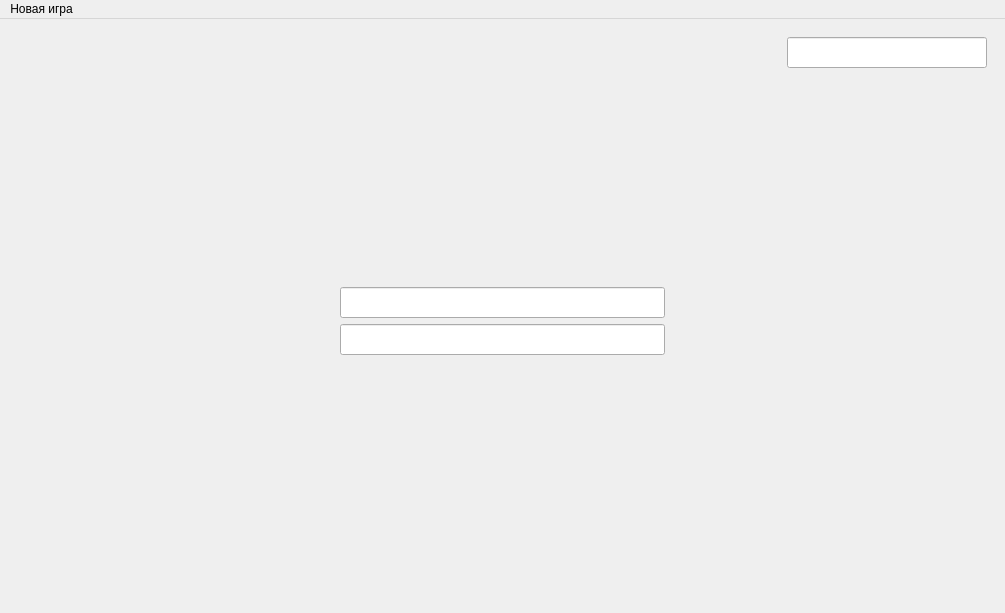
<?xml version="1.0" encoding="UTF-8"?>
<ui version="4.0">
 <class>MainWindow</class>
 <widget class="QMainWindow" name="MainWindow">
  <property name="geometry">
   <rect>
    <x>0</x>
    <y>0</y>
    <width>1005</width>
    <height>613</height>
   </rect>
  </property>
  <property name="mouseTracking">
   <bool>false</bool>
  </property>
  <property name="tabletTracking">
   <bool>false</bool>
  </property>
  <property name="windowTitle">
   <string>Моё приложение </string>
  </property>
  <property name="autoFillBackground">
   <bool>false</bool>
  </property>
  <property name="styleSheet">
   <string notr="true">#MainWindow {border-image:url(:/bg/bg) 0 0 0 0 stretch stretch;}</string>
  </property>
  <widget class="QWidget" name="centralwidget">
   <layout class="QGridLayout" name="gridLayout_2">
    <item row="1" column="2">
     <spacer name="horizontalSpacer_3">
      <property name="orientation">
       <enum>Qt::Horizontal</enum>
      </property>
      <property name="sizeHint" stdset="0">
       <size>
        <width>40</width>
        <height>20</height>
       </size>
      </property>
     </spacer>
    </item>
    <item row="1" column="0">
     <spacer name="horizontalSpacer_2">
      <property name="orientation">
       <enum>Qt::Horizontal</enum>
      </property>
      <property name="sizeHint" stdset="0">
       <size>
        <width>40</width>
        <height>20</height>
       </size>
      </property>
     </spacer>
    </item>
    <item row="1" column="1">
     <layout class="QGridLayout" name="gridLayout">
      <item row="0" column="0">
       <spacer name="verticalSpacer">
        <property name="orientation">
         <enum>Qt::Vertical</enum>
        </property>
        <property name="sizeHint" stdset="0">
         <size>
          <width>20</width>
          <height>187</height>
         </size>
        </property>
       </spacer>
      </item>
      <item row="4" column="0">
       <spacer name="verticalSpacer_2">
        <property name="orientation">
         <enum>Qt::Vertical</enum>
        </property>
        <property name="sizeHint" stdset="0">
         <size>
          <width>20</width>
          <height>249</height>
         </size>
        </property>
       </spacer>
      </item>
      <item row="3" column="0">
       <widget class="QLineEdit" name="lineEditEnterText">
        <property name="maximumSize">
         <size>
          <width>500</width>
          <height>16777215</height>
         </size>
        </property>
        <property name="font">
         <font>
          <pointsize>14</pointsize>
         </font>
        </property>
       </widget>
      </item>
      <item row="1" column="0" rowspan="2">
       <widget class="QLineEdit" name="lineEditOutputText">
        <property name="maximumSize">
         <size>
          <width>500</width>
          <height>16777215</height>
         </size>
        </property>
        <property name="font">
         <font>
          <pointsize>14</pointsize>
         </font>
        </property>
        <property name="text">
         <string/>
        </property>
       </widget>
      </item>
     </layout>
    </item>
    <item row="0" column="0" colspan="3">
     <widget class="QWidget" name="widget" native="true">
      <layout class="QHBoxLayout" name="horizontalLayout_2">
       <item>
        <layout class="QHBoxLayout" name="horizontalLayout">
         <item>
          <spacer name="horizontalSpacer">
           <property name="orientation">
            <enum>Qt::Horizontal</enum>
           </property>
           <property name="sizeHint" stdset="0">
            <size>
             <width>40</width>
             <height>20</height>
            </size>
           </property>
          </spacer>
         </item>
         <item>
          <widget class="QLineEdit" name="lineEdit_2">
           <property name="maximumSize">
            <size>
             <width>200</width>
             <height>16777215</height>
            </size>
           </property>
           <property name="font">
            <font>
             <pointsize>14</pointsize>
            </font>
           </property>
          </widget>
         </item>
        </layout>
       </item>
      </layout>
     </widget>
    </item>
   </layout>
  </widget>
  <widget class="QMenuBar" name="menubar">
   <property name="geometry">
    <rect>
     <x>0</x>
     <y>0</y>
     <width>1005</width>
     <height>26</height>
    </rect>
   </property>
   <widget class="QMenu" name="menu_2">
    <property name="title">
     <string>Новая игра</string>
    </property>
    <widget class="QMenu" name="menu_3">
     <property name="title">
      <string>Режимы </string>
     </property>
     <widget class="QMenu" name="menu_7">
      <property name="title">
       <string>Тренировка слов</string>
      </property>
      <addaction name="action_14"/>
      <addaction name="action_15"/>
      <addaction name="action_17"/>
      <addaction name="action_18"/>
     </widget>
     <widget class="QMenu" name="menu_8">
      <property name="title">
       <string>Тренировка знаков препинания </string>
      </property>
      <addaction name="action_20"/>
      <addaction name="action_21"/>
      <addaction name="action_22"/>
     </widget>
     <addaction name="menu_7"/>
     <addaction name="menu_8"/>
     <addaction name="action_23"/>
     <addaction name="action_24"/>
     <addaction name="action_25"/>
    </widget>
    <addaction name="action_16"/>
    <addaction name="menu_3"/>
   </widget>
   <addaction name="menu_2"/>
  </widget>
  <action name="action_2">
   <property name="text">
    <string>Короткие слова</string>
   </property>
  </action>
  <action name="action_3">
   <property name="text">
    <string>Длинные слова</string>
   </property>
  </action>
  <action name="action_4">
   <property name="text">
    <string>Слова с заглавными буквами </string>
   </property>
  </action>
  <action name="action_5">
   <property name="text">
    <string>Экзамен </string>
   </property>
  </action>
  <action name="action_7">
   <property name="text">
    <string>« (.)(,)(:)(;)»</string>
   </property>
  </action>
  <action name="action_8">
   <property name="text">
    <string>«(!)(?)(«»)(-)»</string>
   </property>
  </action>
  <action name="action_9">
   <property name="text">
    <string>«Скобки(\)(/)»</string>
   </property>
  </action>
  <action name="action_10">
   <property name="text">
    <string>Экзамен </string>
   </property>
  </action>
  <action name="action_11">
   <property name="text">
    <string>Тренировка цифр и символов </string>
   </property>
  </action>
  <action name="action_12">
   <property name="text">
    <string>Тренировка с предложениями </string>
   </property>
  </action>
  <action name="action_13">
   <property name="text">
    <string>Полный экзамен </string>
   </property>
  </action>
  <action name="action_16">
   <property name="text">
    <string>Старт</string>
   </property>
  </action>
  <action name="action_14">
   <property name="text">
    <string>Короткие слова</string>
   </property>
  </action>
  <action name="action_15">
   <property name="text">
    <string>Длиные слова</string>
   </property>
  </action>
  <action name="action_17">
   <property name="text">
    <string>Слова с заглавными буквами </string>
   </property>
  </action>
  <action name="action_18">
   <property name="text">
    <string>Экзамен</string>
   </property>
  </action>
  <action name="action_20">
   <property name="text">
    <string>« (.)(,)(:)(;)»</string>
   </property>
  </action>
  <action name="action_21">
   <property name="text">
    <string>«(!)(?)(«»)(-)»</string>
   </property>
  </action>
  <action name="action_22">
   <property name="text">
    <string>Экзамен</string>
   </property>
  </action>
  <action name="action_23">
   <property name="text">
    <string>Тренировка цифр и символов</string>
   </property>
  </action>
  <action name="action_24">
   <property name="text">
    <string>Тренировка с предложениями </string>
   </property>
  </action>
  <action name="action_25">
   <property name="text">
    <string>Полный экзамен</string>
   </property>
  </action>
 </widget>
 <resources>
  <include location="resources.qrc"/>
 </resources>
 <connections/>
</ui>
